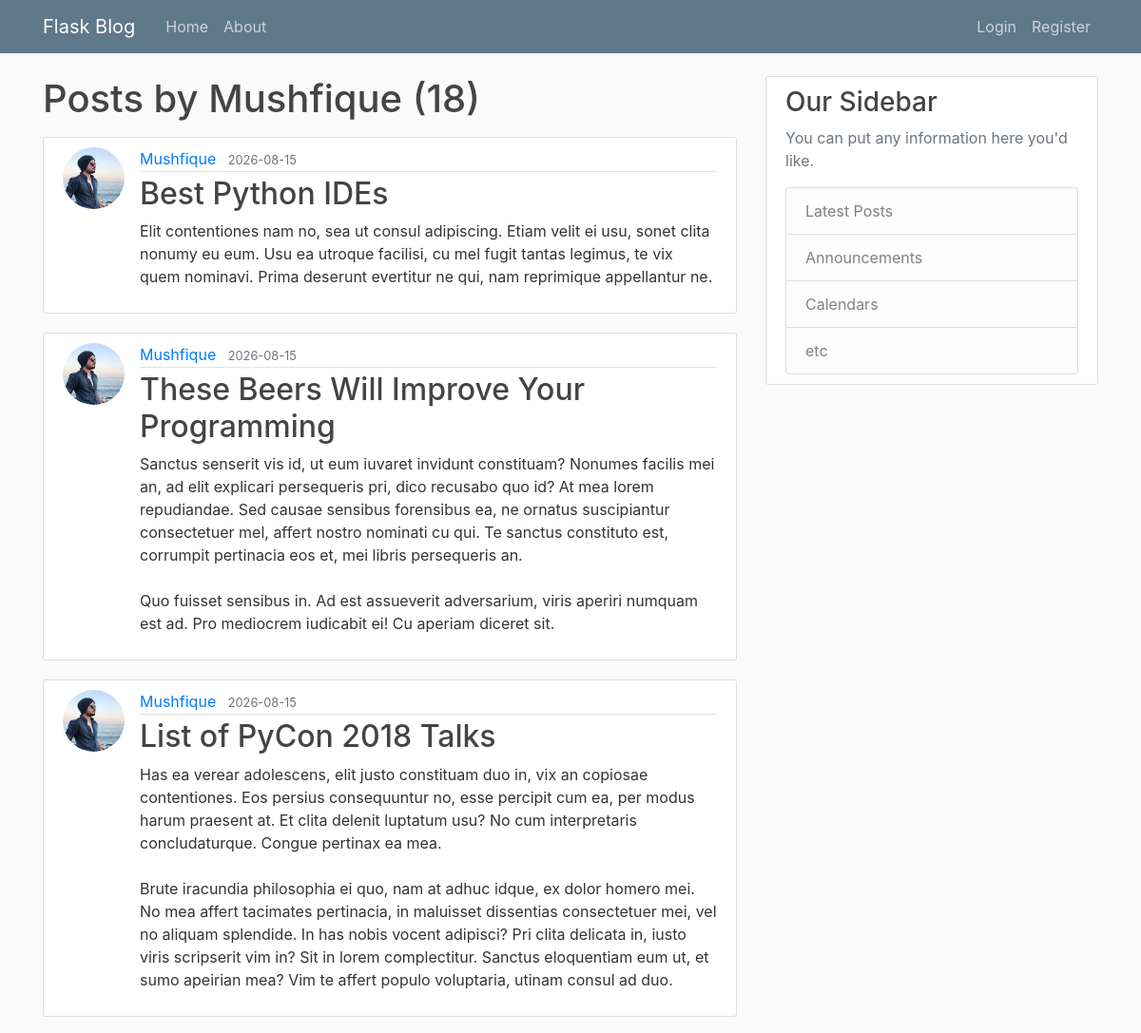
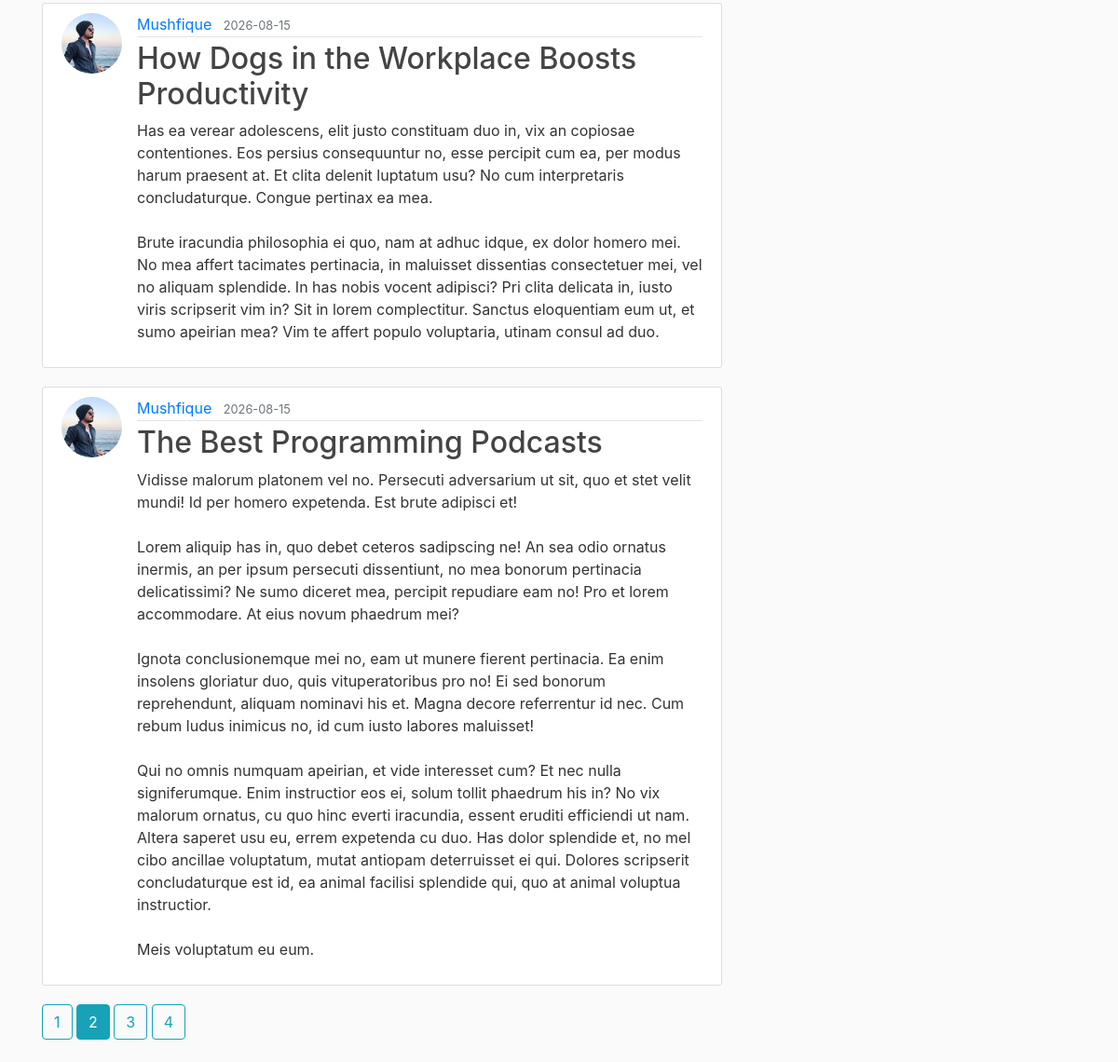
/user/Mushfique?page=2, run on the app's committed database (2 pictures, top to bottom).
### flask_app/models.py (models this page shows, shortened)
class User(db.Model, UserMixin):
    id = db.Column(db.Integer, primary_key=True)
    username = db.Column(db.String(20), unique=True, nullable=False)
    email = db.Column(db.String(120), unique=True, nullable=False)
    image_file = db.Column(db.String(20), nullable=False, default='default.jpg')
    password = db.Column(db.String(60), nullable=False)
    posts = db.relationship('Post', backref='author', lazy=True)

class Post(db.Model):
    id = db.Column(db.Integer, primary_key=True)
    title = db.Column(db.String(100), nullable=False)
    date_posted = db.Column(db.DateTime, nullable=False, default=datetime.now(timezone.utc))
    content = db.Column(db.Text, nullable=False)
    user_id = db.Column(db.Integer, db.ForeignKey('user.id'), nullable=False)

### flask_app/routes.py (the view)
@app.route("/user/<string:username>")
def user_posts(username):
    page = request.args.get('page', 1, type=int)
    user = User.query.filter_by(username=username).first_or_404()
    posts = Post.query.filter_by(author=user)\
        .order_by(Post.date_posted.desc())\
        .paginate(per_page=5, page=page)
    return render_template("user_posts.html", posts=posts, user=user)

### flask_app/templates/user_posts.html
{% extends "layout.html" %} {% block content %}
<h1 class="mb-3">Posts by {{ user.username }} ({{ posts.total }})</h1>
{% for post in posts.items %}
<article class="media content-section">
  <img
    class="rounded-circle article-img"
    src="{{ url_for('static', filename='profile_pics/' + post.author.image_file) }}"
  />
  <div class="media-body">
    <div class="article-metadata">
      <a
        class="mr-2"
        href="{{ url_for('user_posts', username=post.author.username) }}"
        >{{ post.author.username }}</a
      >
      <small class="text-muted"
        >{{ post.date_posted.strftime('%Y-%m-%d') }}</small
      >
    </div>
    <h2>
      <a class="article-title" href="{{ url_for('post', post_id=post.id) }}"
        >{{ post.title }}</a
      >
    </h2>
    <p class="article-content">{{ post.content }}</p>
  </div>
</article>
{% endfor %} {% for page_num in posts.iter_pages(left_edge=1, right_edge=1,
left_current=1, right_current=1) %} {% if page_num %} {% if page_num ==
posts.page %}
<a
  class="btn btn-info mb-4"
  href="{{ url_for('user_posts', username=user.username, page=page_num) }}"
  >{{ page_num }}</a
>
{% else %}
<a
  class="btn btn-outline-info mb-4"
  href="{{ url_for('user_posts', username=user.username, page=page_num) }}"
  >{{ page_num }}</a
>
{% endif %} {% else %} ... {% endif %} {% endfor %} {% endblock content %}

### flask_app/static/main.css (style rules this page uses)
body { background: #fafafa; color: #333333; margin-top: 5rem; }
h1, h2, h3, h4, h5, h6 { color: #444444; }
.content-section { background: #ffffff; padding: 10px 20px; border: 1px solid #dddddd; border-radius: 3px; margin-bottom: 20px; }
.article-title { color: #444444; }
.article-content { white-space: pre-line; }
.article-img { height: 65px; width: 65px; margin-right: 16px; }
.article-metadata { padding-bottom: 1px; margin-bottom: 4px; border-bottom: 1px solid #e3e3e3 }

### data on the page
User: username "Mushfique"
Post: image_file (picture), author.username "Mushfique", date_posted "2026-08-15", title "Best Python IDEs", content "Elit contentiones nam no, sea ut consul adipiscing. Etiam velit ei usu, sonet clita nonumy eu eum. Usu ea utroque facilisi, cu mel fugit tantas legimus, te vix quem nominavi. Prima deserunt evertitur ne qui, nam reprimique appellantur ne."
Post: image_file (picture), author.username "Mushfique", date_posted "2026-08-15", title "These Beers Will Improve Your Programming", content "Sanctus senserit vis id, ut eum iuvaret invidunt constituam? Nonumes facilis mei an, ad elit explicari persequeris pri, dico recusabo quo id? At mea lorem repudiandae. Sed causae sensibus forensibus ea, ne ornatus suscipiantur consectetuer mel, affert nostro nominati cu qui. Te sanctus constituto est, corrumpit pertinacia eos et, mei libris persequeris an. Quo fuisset sensibus in. Ad est assueverit adversarium, viris aperiri numquam est ad. Pro mediocrem iudicabit ei! Cu aperiam diceret sit."
Post: image_file (picture), author.username "Mushfique", date_posted "2026-08-15", title "List of PyCon 2018 Talks", content "Has ea verear adolescens, elit justo constituam duo in, vix an copiosae contentiones. Eos persius consequuntur no, esse percipit cum ea, per modus harum praesent at. Et clita delenit luptatum usu? No cum interpretaris concludaturque. Congue pertinax ea mea. Brute iracundia philosophia ei quo, nam at adhuc idque, ex dolor homero mei. No mea affert tacimates pertinacia, in maluisset dissentias consectetuer mei, vel no aliquam splendide. In has nobis vocent adipisci? Pri clita delicata in, iusto viris scripserit vim in? Sit in lorem complectitur. Sanctus eloquentiam eum ut, et sumo apeirian mea? Vim te affert populo voluptaria, utinam consul ad duo."
Post: image_file (picture), author.username "Mushfique", date_posted "2026-08-15", title "How Dogs in the Workplace Boosts Productivity", content "Has ea verear adolescens, elit justo constituam duo in, vix an copiosae contentiones. Eos persius consequuntur no, esse percipit cum ea, per modus harum praesent at. Et clita delenit luptatum usu? No cum interpretaris concludaturque. Congue pertinax ea mea. Brute iracundia philosophia ei quo, nam at adhuc idque, ex dolor homero mei. No mea affert tacimates pertinacia, in maluisset dissentias consectetuer mei, vel no aliquam splendide. In has nobis vocent adipisci? Pri clita delicata in, iusto viris scripserit vim in? Sit in lorem complectitur. Sanctus eloquentiam eum ut, et sumo apeirian mea? Vim te affert populo voluptaria, utinam consul ad duo."
Post: image_file (picture), author.username "Mushfique", date_posted "2026-08-15", title "The Best Programming Podcasts", content "Vidisse malorum platonem vel no. Persecuti adversarium ut sit, quo et stet velit mundi! Id per homero expetenda. Est brute adipisci et! Lorem aliquip has in, quo debet ceteros sadipscing ne! An sea odio ornatus inermis, an per ipsum persecuti dissentiunt, no mea bonorum pertinacia delicatissimi? Ne sumo diceret mea, percipit repudiare eam no! Pro et lorem accommodare. At eius novum phaedrum mei? Ignota conclusionemque mei no, eam ut munere fierent pertinacia. Ea enim insolens gloriatur duo, quis vituperatoribus pro no! Ei sed bonorum reprehendunt, aliquam nominavi his et. Magna decore referrentur id nec. Cum rebum ludus inimicus no, id cum iusto labores maluisset! Qui no omnis numquam…"

### other printed values
{{ posts.total }} "18"
{{ page_num }} "1" "3" "4"
{{ page_num }} "2"
